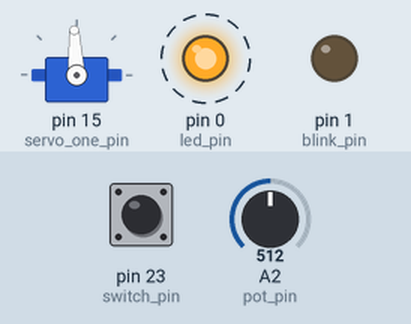
Bench run of a sketch on a simulated Arduino Mega 2560, built with avr-gcc and run on an emulated ATmega2560. Shown: servo, output pins drawn as LEDs (lit = HIGH). Dashed ring = blinking. Inputs (shaded band) come from the test bench; at power-on: A2 (pot_pin) = 512, pin 23 (switch_pin) HIGH.

Above: at 1.25 s.
1.3 s: A2 (pot_pin) set to 716
At 1.45 s:
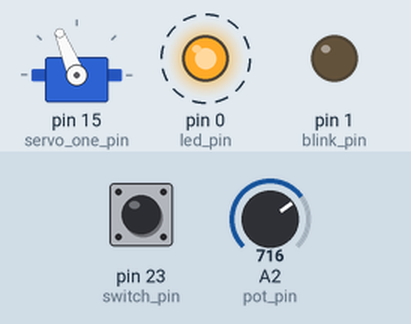
4.3 s: pin 23 (switch_pin) pulled LOW for 0.15 s
At 4.46 s:
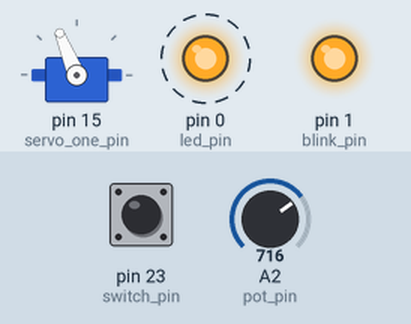
7.3 s: A2 (pot_pin) set to 900
At 7.46 s:
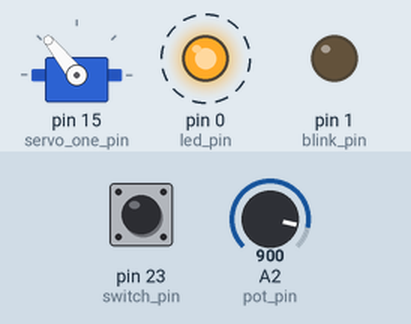
10.3 s: pin 23 (switch_pin) pulled LOW for 1 s
At 10.47 s:
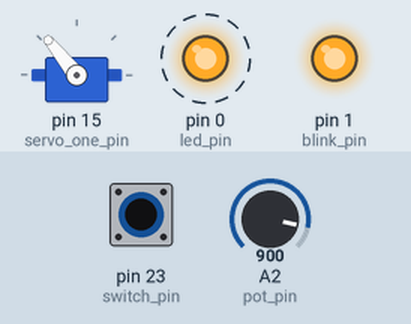
13.3 s: A2 (pot_pin) set to 1023
At 13.48 s:
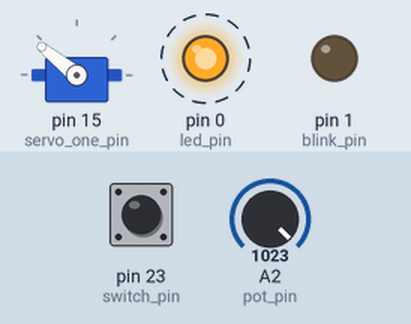
16.3 s: pin 23 (switch_pin) pulled LOW for 0.15 s
At 16.48 s:
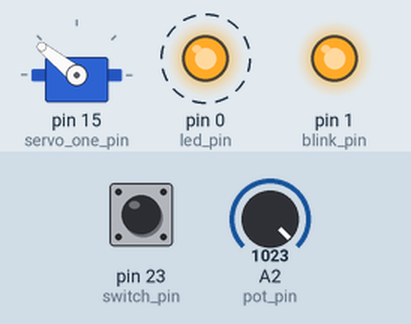
Timing chart, 0 to 20.3 s (numbered marks = the images above; inputs shaded):
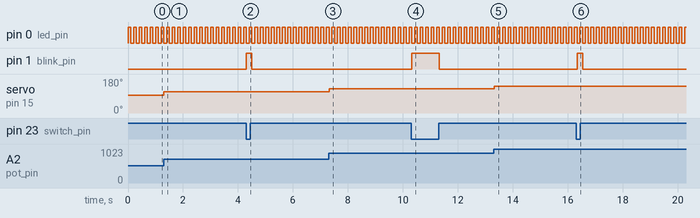

Measured:
- after the input at 1.3 s, servo on pin 15 (servo_one_pin): 93° → 112° at once
- after the input at 4.3 s, pin 1 (blink_pin): LOW → HIGH at once, → LOW 0.20 s later
- after the input at 7.3 s, servo on pin 15 (servo_one_pin): 112° → 129° at once
- after the input at 10.3 s, pin 1 (blink_pin): LOW → HIGH at once, → LOW 1.0 s later
- after the input at 13.3 s, servo on pin 15 (servo_one_pin): 129° → 141° at once
- after the input at 16.3 s, pin 1 (blink_pin): LOW → HIGH at once, → LOW 0.20 s later
- by itself, pin 0 (led_pin): alternates HIGH for 0.10 s and LOW for 0.10 s

The sketch:

RB2_Example_1.ino
```cpp
//******************RB2_Example_1**************

/*This program provides an example of four features of the Arbotix_m
  These are:
    1.  Digital Input using a momentary switch
    2.  Digital Output using a LED
    3.  Analog Input use a 10K potentiometer
    4.  RC servo control
*/

//*************************************************

#include <Servo.h>  //for use with RC servos

//*********************Globals**********************
Servo servo_one;        //create an RC servo object

boolean ledON;               //use to toggle onboard led
int servo_one_pos = 1500;   //inital value for the servo position in microseconds

//********************Mapping of Controller Board Pins***********
//
//**************Mapping of DIO pins on the Arbotix-M*************
int led_pin = 0;        //User LED on the Arbotix-M
int blink_pin = 1;      //remote LED
int switch_pin = 23;    //momentary switch is on pin D23

//*****************Mapping of Analog Input pins*******************
int pot_pin = 2;        //10K pot is at Analog input pin A2

//****************Mapping of RC Servo Devices********************
int servo_one_pin = 15;    //Servo One is on pin D15

//*****************************************************************

//***************************The Setup Loop************************
void setup(void)
{
  //setup the digital input pins
  pinMode(switch_pin, INPUT);      //set pin as input
  digitalWrite(switch_pin, HIGH);  //turn on pullup resistor for switch

  //setup the digital output pins
  pinMode(led_pin, OUTPUT);        //initalize the pin as an output
  pinMode(blink_pin, OUTPUT);      //initalize the pin as an output

  //setup the RC servo
  servo_one.attach(servo_one_pin);
  servo_one.writeMicroseconds(servo_one_pos);

  //setup up the on board led
  ledON = false;

}//end setup
//***********************The Loop function*************************
void loop(void)
{

  float pot_volts;          //the latest value of the pot in volts
  boolean switch_state;   //the latest state of the switch

  //toggle the on board led
  Toggle_led();

  //*********************
  //*****Sense***********
  //*********************

  //read the pot value
  pot_volts = Read_pot();

  //read the value of the switch
  switch_state = digitalRead(switch_pin);

  //********************
  //*****Think**********
  //********************

  //nothing to do for this demo

  //********************
  //*****Act************
  //********************

  //set the state of the external LED
  //if switch is LOW turn on the LED
  if (switch_state == false)
  {
    digitalWrite(blink_pin, HIGH);
  }
  else
  {
    digitalWrite(blink_pin, LOW);
  }

  //move the servo by the value of the pot
  //convert the volts into microseconds and move the servo
  servo_one_pos = pot_volts * 200.0 + 1000.0;
  servo_one.writeMicroseconds(servo_one_pos);


  //*************************
  //set the loop timing
  delay(100);

}//end loop
//*******************************************
//**************Subroutines*****************
//******************************************
void Toggle_led(void)
{
  //This loop changes the state of the on board led each time it is called
  //It uses the global variable ledON store the state between calls

  //toggle the led on the board
  if (ledON == false)
  {
    ledON = true;
    digitalWrite(led_pin, HIGH);   // turn the LED on (HIGH is the voltage level)
  }
  else
  {
    ledON = false;
    digitalWrite(led_pin, LOW);    // turn the LED off by making the voltage LOW
  }
}//end Toggle_led
//***************************************************************
float Read_pot(void)  //returns the value as volts
{
  //This routine reads the potentiometer voltage and
  //This routine assumes the 5.0 VDC voltage is the reference
  //being used on the Arbotix-M board, the default

  int pot_value;
  float pot_volts;

  //read the value of the pot as an integer 0 to 1023
  pot_value = analogRead(pot_pin);

  //convert to volts
  pot_volts = (float)pot_value * 5.0 / 1024;

  return pot_volts;

}//end Read_pot
//the end **************************************
```
